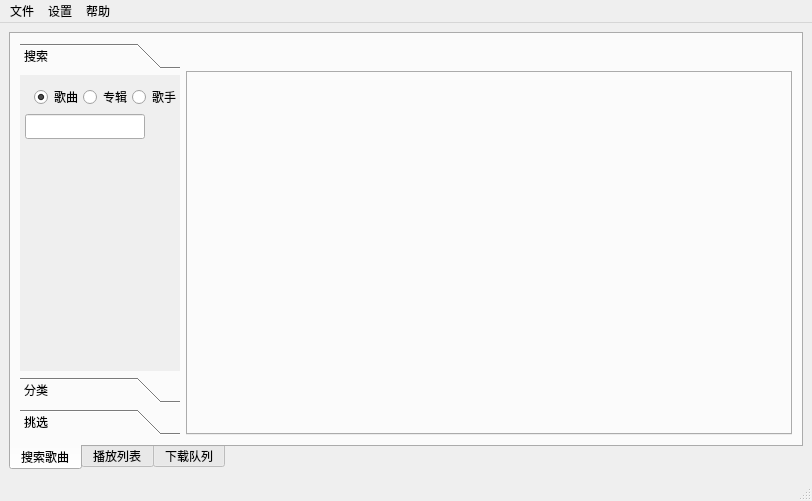
<?xml version="1.0" encoding="UTF-8"?>
<ui version="4.0">
 <author>xiooli &lt;xioooli{at}gmail.com&gt;</author>
 <class>mainWindow</class>
 <widget class="QMainWindow" name="mainWindow">
  <property name="geometry">
   <rect>
    <x>0</x>
    <y>0</y>
    <width>812</width>
    <height>501</height>
   </rect>
  </property>
  <property name="windowTitle">
   <string>Gmbox-Qt</string>
  </property>
  <property name="windowIcon">
   <iconset resource="icons/icons.qrc">
    <normaloff>:/icons/gmbox-qt.png</normaloff>:/icons/gmbox-qt.png</iconset>
  </property>
  <widget class="QWidget" name="centralwidget">
   <layout class="QGridLayout" name="gridLayout">
    <item row="0" column="0">
     <widget class="QTabWidget" name="tabWidget">
      <property name="layoutDirection">
       <enum>Qt::LeftToRight</enum>
      </property>
      <property name="tabPosition">
       <enum>QTabWidget::South</enum>
      </property>
      <property name="currentIndex">
       <number>0</number>
      </property>
      <widget class="QWidget" name="tab">
       <property name="autoFillBackground">
        <bool>false</bool>
       </property>
       <attribute name="title">
        <string>搜索歌曲</string>
       </attribute>
       <layout class="QVBoxLayout" name="verticalLayout_3">
        <item>
         <layout class="QHBoxLayout" name="horizontalLayout_4">
          <item>
           <widget class="QToolBox" name="toolBox">
            <property name="minimumSize">
             <size>
              <width>160</width>
              <height>0</height>
             </size>
            </property>
            <property name="maximumSize">
             <size>
              <width>160</width>
              <height>16777215</height>
             </size>
            </property>
            <property name="frameShape">
             <enum>QFrame::NoFrame</enum>
            </property>
            <property name="frameShadow">
             <enum>QFrame::Plain</enum>
            </property>
            <property name="currentIndex">
             <number>0</number>
            </property>
            <widget class="QWidget" name="page">
             <property name="geometry">
              <rect>
               <x>0</x>
               <y>0</y>
               <width>160</width>
               <height>350</height>
              </rect>
             </property>
             <attribute name="label">
              <string>搜索</string>
             </attribute>
             <widget class="QWidget" name="layoutWidget">
              <property name="geometry">
               <rect>
                <x>0</x>
                <y>10</y>
                <width>161</width>
                <height>56</height>
               </rect>
              </property>
              <layout class="QVBoxLayout" name="verticalLayout">
               <property name="spacing">
                <number>5</number>
               </property>
               <item>
                <layout class="QHBoxLayout" name="horizontalLayout">
                 <property name="spacing">
                  <number>0</number>
                 </property>
                 <item>
                  <spacer name="horizontalSpacer">
                   <property name="orientation">
                    <enum>Qt::Horizontal</enum>
                   </property>
                   <property name="sizeHint" stdset="0">
                    <size>
                     <width>40</width>
                     <height>20</height>
                    </size>
                   </property>
                  </spacer>
                 </item>
                 <item>
                  <widget class="QRadioButton" name="radioButton">
                   <property name="minimumSize">
                    <size>
                     <width>0</width>
                     <height>0</height>
                    </size>
                   </property>
                   <property name="maximumSize">
                    <size>
                     <width>145</width>
                     <height>16777215</height>
                    </size>
                   </property>
                   <property name="text">
                    <string>歌曲</string>
                   </property>
                   <property name="checked">
                    <bool>true</bool>
                   </property>
                  </widget>
                 </item>
                 <item>
                  <widget class="QRadioButton" name="radioButton_2">
                   <property name="minimumSize">
                    <size>
                     <width>0</width>
                     <height>0</height>
                    </size>
                   </property>
                   <property name="maximumSize">
                    <size>
                     <width>145</width>
                     <height>16777215</height>
                    </size>
                   </property>
                   <property name="text">
                    <string>专辑</string>
                   </property>
                  </widget>
                 </item>
                 <item>
                  <widget class="QRadioButton" name="radioButton_3">
                   <property name="minimumSize">
                    <size>
                     <width>0</width>
                     <height>0</height>
                    </size>
                   </property>
                   <property name="maximumSize">
                    <size>
                     <width>145</width>
                     <height>16777215</height>
                    </size>
                   </property>
                   <property name="text">
                    <string>歌手</string>
                   </property>
                  </widget>
                 </item>
                </layout>
               </item>
               <item>
                <layout class="QHBoxLayout" name="horizontalLayout_2">
                 <property name="spacing">
                  <number>0</number>
                 </property>
                 <item>
                  <widget class="QLineEdit" name="lineEdit">
                   <property name="minimumSize">
                    <size>
                     <width>0</width>
                     <height>25</height>
                    </size>
                   </property>
                   <property name="maximumSize">
                    <size>
                     <width>120</width>
                     <height>25</height>
                    </size>
                   </property>
                  </widget>
                 </item>
                 <item>
                  <widget class="QPushButton" name="pushButton">
                   <property name="minimumSize">
                    <size>
                     <width>25</width>
                     <height>25</height>
                    </size>
                   </property>
                   <property name="maximumSize">
                    <size>
                     <width>25</width>
                     <height>25</height>
                    </size>
                   </property>
                   <property name="text">
                    <string/>
                   </property>
                   <property name="icon">
                    <iconset resource="icons/icons.qrc">
                     <normaloff>:/icons/search.png</normaloff>:/icons/search.png</iconset>
                   </property>
                   <property name="iconSize">
                    <size>
                     <width>25</width>
                     <height>25</height>
                    </size>
                   </property>
                   <property name="flat">
                    <bool>true</bool>
                   </property>
                  </widget>
                 </item>
                </layout>
               </item>
              </layout>
             </widget>
            </widget>
            <widget class="QWidget" name="page_2">
             <property name="geometry">
              <rect>
               <x>0</x>
               <y>0</y>
               <width>160</width>
               <height>350</height>
              </rect>
             </property>
             <attribute name="label">
              <string>分类</string>
             </attribute>
            </widget>
            <widget class="QWidget" name="page_3">
             <property name="geometry">
              <rect>
               <x>0</x>
               <y>0</y>
               <width>160</width>
               <height>350</height>
              </rect>
             </property>
             <attribute name="label">
              <string>挑选</string>
             </attribute>
            </widget>
           </widget>
          </item>
          <item>
           <layout class="QVBoxLayout" name="verticalLayout_2">
            <item>
             <layout class="QHBoxLayout" name="horizontalLayout_3">
              <property name="spacing">
               <number>0</number>
              </property>
              <item>
               <widget class="QPushButton" name="pushButton_2">
                <property name="maximumSize">
                 <size>
                  <width>25</width>
                  <height>25</height>
                 </size>
                </property>
                <property name="toolTip">
                 <string>上一页</string>
                </property>
                <property name="text">
                 <string/>
                </property>
                <property name="icon">
                 <iconset resource="icons/icons.qrc">
                  <normaloff>:/icons/go-back.png</normaloff>:/icons/go-back.png</iconset>
                </property>
                <property name="iconSize">
                 <size>
                  <width>25</width>
                  <height>25</height>
                 </size>
                </property>
                <property name="flat">
                 <bool>true</bool>
                </property>
               </widget>
              </item>
              <item>
               <widget class="QPushButton" name="pushButton_4">
                <property name="maximumSize">
                 <size>
                  <width>25</width>
                  <height>25</height>
                 </size>
                </property>
                <property name="toolTip">
                 <string>下一页</string>
                </property>
                <property name="text">
                 <string/>
                </property>
                <property name="icon">
                 <iconset resource="icons/icons.qrc">
                  <normaloff>:/icons/go-forward.png</normaloff>:/icons/go-forward.png</iconset>
                </property>
                <property name="iconSize">
                 <size>
                  <width>25</width>
                  <height>25</height>
                 </size>
                </property>
                <property name="flat">
                 <bool>true</bool>
                </property>
               </widget>
              </item>
              <item>
               <spacer name="horizontalSpacer_3">
                <property name="orientation">
                 <enum>Qt::Horizontal</enum>
                </property>
                <property name="sizeHint" stdset="0">
                 <size>
                  <width>40</width>
                  <height>20</height>
                 </size>
                </property>
               </spacer>
              </item>
             </layout>
            </item>
            <item>
             <widget class="QTabWidget" name="tabWidget_2">
              <property name="tabShape">
               <enum>QTabWidget::Rounded</enum>
              </property>
              <property name="currentIndex">
               <number>-1</number>
              </property>
              <property name="tabsClosable">
               <bool>true</bool>
              </property>
              <property name="movable">
               <bool>true</bool>
              </property>
             </widget>
            </item>
           </layout>
          </item>
         </layout>
        </item>
       </layout>
      </widget>
      <widget class="QWidget" name="tab_2">
       <attribute name="title">
        <string>播放列表</string>
       </attribute>
      </widget>
      <widget class="QWidget" name="tab_3">
       <attribute name="title">
        <string>下载队列</string>
       </attribute>
      </widget>
     </widget>
    </item>
   </layout>
  </widget>
  <widget class="QMenuBar" name="menubar">
   <property name="geometry">
    <rect>
     <x>0</x>
     <y>0</y>
     <width>812</width>
     <height>23</height>
    </rect>
   </property>
   <widget class="QMenu" name="menu">
    <property name="title">
     <string>文件</string>
    </property>
    <addaction name="action_add_musics"/>
    <addaction name="action_exit"/>
   </widget>
   <widget class="QMenu" name="menu_2">
    <property name="title">
     <string>设置</string>
    </property>
    <addaction name="action_config"/>
   </widget>
   <widget class="QMenu" name="menu_3">
    <property name="title">
     <string>帮助</string>
    </property>
    <addaction name="action_about_gmbox_qt"/>
    <addaction name="action_qt"/>
   </widget>
   <addaction name="menu"/>
   <addaction name="menu_2"/>
   <addaction name="menu_3"/>
  </widget>
  <widget class="QStatusBar" name="statusbar"/>
  <action name="action_about_gmbox_qt">
   <property name="icon">
    <iconset resource="icons/icons.qrc">
     <normaloff>:/icons/help.png</normaloff>:/icons/help.png</iconset>
   </property>
   <property name="text">
    <string>关于 Gmbox-Qt</string>
   </property>
  </action>
  <action name="action_exit">
   <property name="icon">
    <iconset resource="icons/icons.qrc">
     <normaloff>:/icons/exit.png</normaloff>:/icons/exit.png</iconset>
   </property>
   <property name="text">
    <string>退出</string>
   </property>
  </action>
  <action name="action_config">
   <property name="icon">
    <iconset resource="icons/icons.qrc">
     <normaloff>:/icons/config.png</normaloff>:/icons/config.png</iconset>
   </property>
   <property name="text">
    <string>配置 Gmbox-Qt</string>
   </property>
  </action>
  <action name="action_add_musics">
   <property name="icon">
    <iconset resource="icons/icons.qrc">
     <normaloff>:/icons/music.png</normaloff>:/icons/music.png</iconset>
   </property>
   <property name="text">
    <string>添加音乐</string>
   </property>
  </action>
  <action name="action_qt">
   <property name="icon">
    <iconset resource="icons/icons.qrc">
     <normaloff>:/icons/about-qt.png</normaloff>:/icons/about-qt.png</iconset>
   </property>
   <property name="text">
    <string>关于 Qt</string>
   </property>
  </action>
 </widget>
 <resources>
  <include location="icons/icons.qrc"/>
 </resources>
 <connections/>
</ui>
